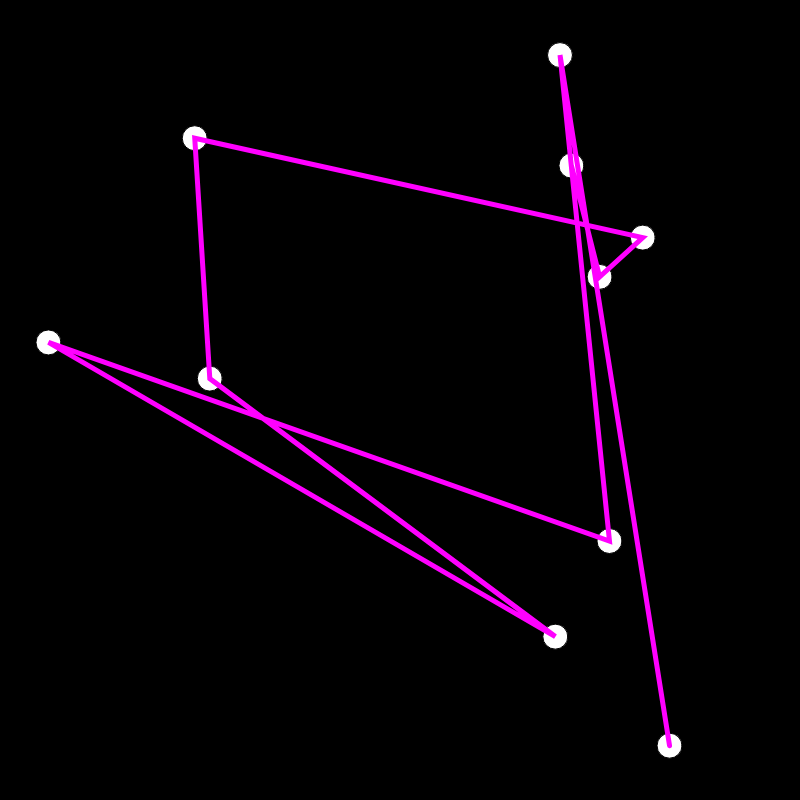
Frame 1 (no input)
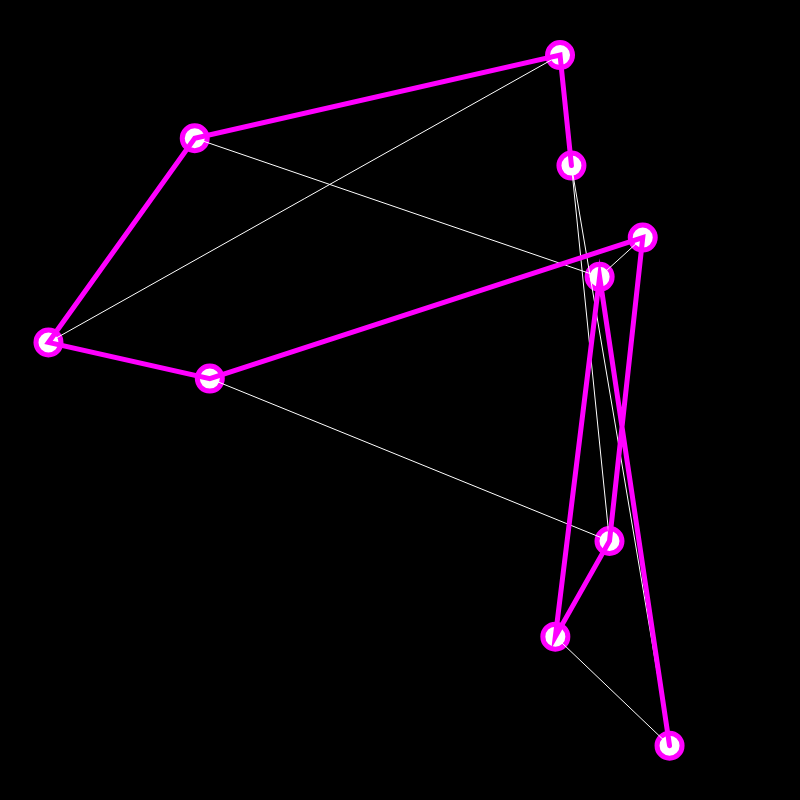
Frame 60 (no input)
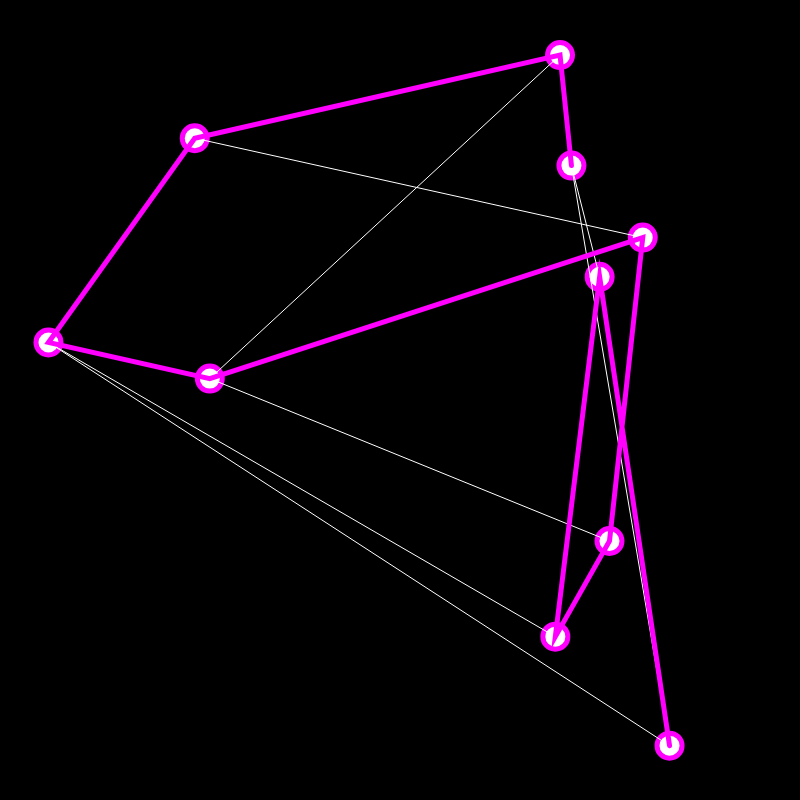
Frame 120 (the mouse pressed at the canvas centre since frame 60)

The p5.js sketch that drew these frames (run headless with seeded random() and noise() and a simulated clock; from frame 60 on, the mouse is pressed at the canvas centre):

// p5.js sketch
// ── sketch.js
//sales person algorithm
const bikingPoints = [];
var numberBikingPoints = 10;

let recordDistance=0;
let bestEver;

let vals = [0,1,2];

function setup() {
  createCanvas(800, 800);
  //Uncomment the next line to stop the animation
  //noLoop();

  
  for(let i=0;i<numberBikingPoints;i++){
    var v = createVector(random(width),random(height));
    bikingPoints[i] = v;
  }


  let d = calcDistance(bikingPoints);
  recordDistance = d;
  bestEver = bikingPoints.slice();
  
}

function draw() {
  background(0);
  //console.log(vals);
  //Step 1
  let largestI = -1;
  let flagLargest = [];
  let trueLargest = 0;
  for(let i=0;i<vals.length;i++){
    if(vals[i] < vals[i+1]){
      largestI = i;
      flagLargest.push(i);
     // console.log(flagLargest);
    }
  }

  trueLargest = Math.max(...flagLargest);
  //console.log(trueLargest);

  if(trueLargest == -1){
    //noLoop();
    console.log('finished');
  }

  //Step 2
  
  let largestJ = -1;
  for (let j =0;j <vals.length; j++){

    if(vals[j] > vals[largestI]){
      largestJ = j;
    }

  }


  //Step 3
  swap(vals,largestI,largestJ);

  //step 4 reverse from lARGESTi +1 TO THE END
  let endArray = vals.splice(largestI+1);
  endArray.reverse();
  vals = vals.concat(endArray);

  fill(255);
  for(let i=0;i<numberBikingPoints;i++){
    ellipse(bikingPoints[i].x,bikingPoints[i].y,25,25);
  }

  stroke(255);
  strokeWeight(1);
  noFill();
  beginShape();
  for(let i=0;i<numberBikingPoints;i++){
    vertex(bikingPoints[i].x,bikingPoints[i].y);
  }
  endShape();


  stroke(255,0,255);
  strokeWeight(5);
  noFill();
  beginShape();
  for(let i=0;i<numberBikingPoints;i++){
    vertex(bestEver[i].x,bestEver[i].y);
  }
  endShape();
  let i = floor(random(bikingPoints.length));
  let j = floor(random(bikingPoints.length));

  swap(bikingPoints,i,j);

  var d = calcDistance(bikingPoints);
  if(d < recordDistance){
    recordDistance = d;
    bestEver = bikingPoints.slice();
    console.log(`The record is: ${recordDistance}`);
  }
 
}

function swap(a, i, j){
  //Algorithm here [a][b][c]
  let temp = a[i];
  a[i] = a[j];
  a[j] = temp;
}

function calcDistance(points){
  let sum = 0;
  for(let i = 0; i < points.length-1;i++){

    let d = dist(points[i].x,points[i].y,points[i+1].x,points[i+1].y);
    sum +=d;
  }
  return sum;
}
